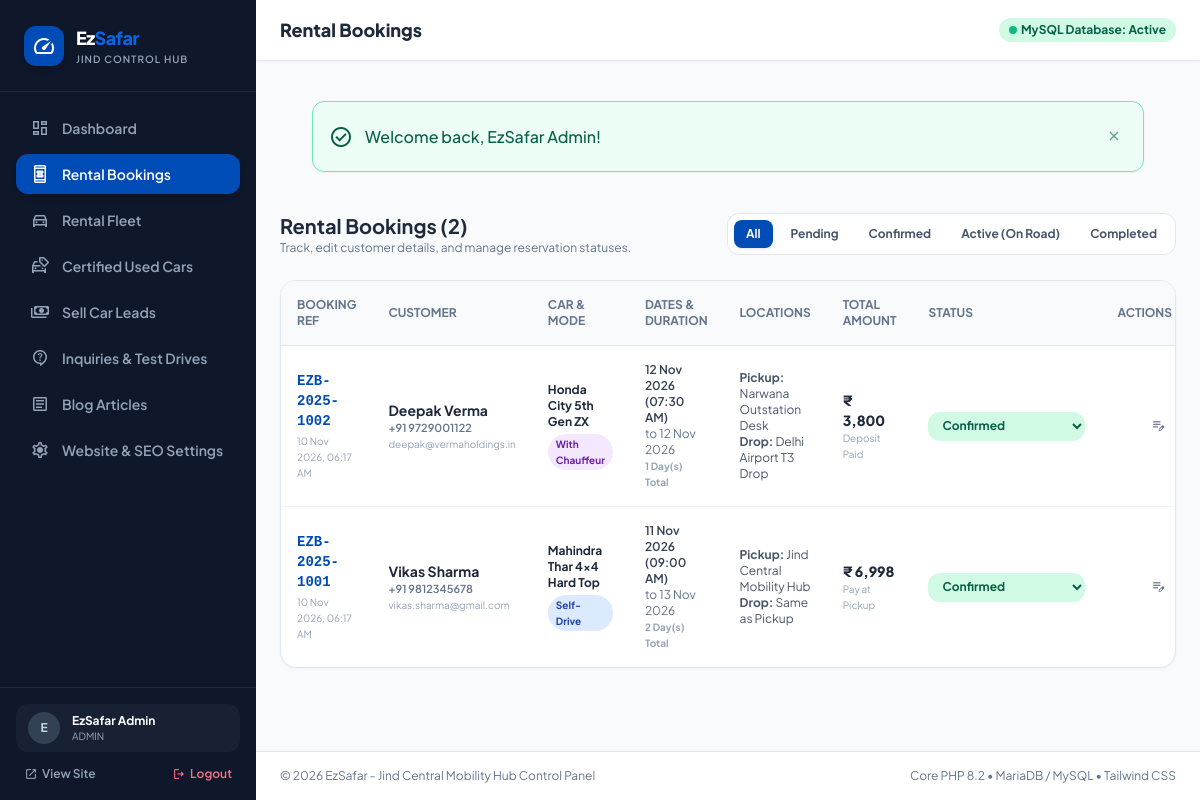
Screenshot of /admin/bookings.php (signed in) with the database file from the repository.
### tables this page shows
CREATE TABLE `rental_bookings` (
    `id` INT AUTO_INCREMENT PRIMARY KEY,
    `booking_number` VARCHAR(30) NOT NULL UNIQUE,
    `car_id` INT NOT NULL,
    `rental_type` ENUM('Self-Drive', 'With Chauffeur') DEFAULT 'Self-Drive',
    `customer_name` VARCHAR(100) NOT NULL,
    `customer_phone` VARCHAR(20) NOT NULL,
    `customer_email` VARCHAR(100) DEFAULT NULL,
    `customer_city` VARCHAR(50) DEFAULT 'Jind',
    `pickup_date` DATE NOT NULL,
    `pickup_time` TIME NOT NULL,
    `return_date` DATE NOT NULL,
    `return_time` TIME NOT NULL,
    `pickup_location` VARCHAR(100) DEFAULT 'Jind Central Mobility Hub',
    `drop_location` VARCHAR(100) DEFAULT 'Same as Pickup',
    `total_days` INT DEFAULT 1,
    `total_amount` DECIMAL(10, 2) NOT NULL,
    `special_requests` TEXT DEFAULT NULL,
    `booking_status` ENUM('Pending', 'Confirmed', 'Active', 'Completed', 'Cancelled') DEFAULT 'Pending',
    `payment_status` ENUM('Pay at Pickup', 'Deposit Paid', 'Fully Paid') DEFAULT 'Pay at Pickup',
    `created_at` TIMESTAMP DEFAULT CURRENT_TIMESTAMP,
    CONSTRAINT `fk_booking_car` FOREIGN KEY (`car_id`) REFERENCES `rental_cars`(`id`) ON DELETE CASCADE
);

CREATE TABLE `rental_cars` (
    `id` INT AUTO_INCREMENT PRIMARY KEY,
    `name` VARCHAR(150) NOT NULL,
    `category` ENUM('Hatchback', 'Sedan', 'Compact SUV', 'Luxury SUV', 'MUV / 7-Seater') NOT NULL,
    `fuel_type` ENUM('Petrol', 'Diesel', 'CNG', 'Electric') NOT NULL,
    `transmission` ENUM('Manual', 'Automatic') NOT NULL,
    `seats` INT NOT NULL DEFAULT 5,
    `price_per_day` DECIMAL(10, 2) NOT NULL,
    `price_per_hour` DECIMAL(10, 2) DEFAULT NULL,
    `security_deposit` DECIMAL(10, 2) DEFAULT 0.00,
    `free_km_per_day` INT DEFAULT 250,
    `extra_km_charge` DECIMAL(6, 2) DEFAULT 12.00,
    `image_url` VARCHAR(500) NOT NULL,
    `features` TEXT,
    `location_hub` VARCHAR(100) DEFAULT 'Jind Central Mobility Hub',
    `rating` DECIMAL(2, 1) DEFAULT 4.9,
    `trips_count` INT DEFAULT 120,
    `is_available` TINYINT(1) DEFAULT 1,
    `is_featured` TINYINT(1) DEFAULT 1,
    `created_at` TIMESTAMP DEFAULT CURRENT_TIMESTAMP
);

### admin/bookings.php (the view, shortened to what this page needs)
<?php
require_once __DIR__ . '/includes/admin-header.php';
$statusFilter = sanitize($_GET['status'] ?? '');
$sql = "SELECT b.*, c.name as car_name, c.image_url as car_image FROM rental_bookings b LEFT JOIN rental_cars c ON b.car_id = c.id";
$params = [];
$sql .= " ORDER BY b.id DESC";
$stmt = $db->prepare($sql);
$stmt->execute($params);
$bookings = $stmt->fetchAll();
?>
<div class="flex flex-col sm:flex-row sm:items-center justify-between gap-4 mb-6">
    <div>
        <h3 class="text-xl font-bold text-slate-800">Rental Bookings (<?= count($bookings) ?>)</h3>
        <p class="text-xs text-slate-500">Track, edit customer details, and manage reservation statuses.</p>
    </div>
    <div class="flex flex-wrap items-center gap-1.5 bg-white p-1.5 rounded-xl border border-slate-200">
        <a href="<?= BASE_URL ?>/admin/bookings.php" class="px-3 py-1.5 rounded-lg text-xs font-bold <?= empty($statusFilter) ? 'bg-primary text-white shadow' : 'text-slate-600 hover:bg-slate-100' ?>">All</a>
        <a href="<?= BASE_URL ?>/admin/bookings.php?status=Pending" class="px-3 py-1.5 rounded-lg text-xs font-bold <?= ($statusFilter === 'Pending') ? 'bg-primary text-white shadow' : 'text-slate-600 hover:bg-slate-100' ?>">Pending</a>
        <a href="<?= BASE_URL ?>/admin/bookings.php?status=Confirmed" class="px-3 py-1.5 rounded-lg text-xs font-bold <?= ($statusFilter === 'Confirmed') ? 'bg-primary text-white shadow' : 'text-slate-600 hover:bg-slate-100' ?>">Confirmed</a>
        <a href="<?= BASE_URL ?>/admin/bookings.php?status=Active" class="px-3 py-1.5 rounded-lg text-xs font-bold <?= ($statusFilter === 'Active') ? 'bg-primary text-white shadow' : 'text-slate-600 hover:bg-slate-100' ?>">Active (On Road)</a>
        <a href="<?= BASE_URL ?>/admin/bookings.php?status=Completed" class="px-3 py-1.5 rounded-lg text-xs font-bold <?= ($statusFilter === 'Completed') ? 'bg-primary text-white shadow' : 'text-slate-600 hover:bg-slate-100' ?>">Completed</a>
    </div>
</div>
<div class="bg-white rounded-2xl border border-slate-200 shadow-sm overflow-hidden">
    <div class="overflow-x-auto">
        <table class="w-full text-left text-xs">
            <thead class="bg-slate-50 text-slate-500 font-bold uppercase border-b border-slate-200">
                <tr>
                    <th class="p-4">Booking Ref</th>
                    <th class="p-4">Customer</th>
                    <th class="p-4">Car &amp; Mode</th>
                    <th class="p-4">Dates &amp; Duration</th>
                    <th class="p-4">Locations</th>
                    <th class="p-4">Total Amount</th>
                    <th class="p-4">Status</th>
                    <th class="p-4 text-right">Actions</th>
                </tr>
            </thead>
            <tbody class="divide-y divide-slate-100">
                <?php foreach ($bookings as $b): ?>
                    <tr class="hover:bg-slate-50/70">
                        <td class="p-4">
                            <div class="font-mono font-black text-primary text-sm"><?= $b['booking_number'] ?></div>
                            <div class="text-[10px] text-slate-400 mt-0.5"><?= date('d M Y, h:i A', strtotime($b['created_at'])) ?></div>
                        </td>
                        <td class="p-4">
                            <div class="font-bold text-slate-800 text-sm"><?= htmlspecialchars($b['customer_name']) ?></div>
                            <div class="text-[11px] text-slate-500">
                                <a href="tel:<?= htmlspecialchars($b['customer_phone']) ?>" class="hover:text-primary font-semibold"><?= htmlspecialchars($b['customer_phone']) ?></a>
                            </div>
                            <?php if (!empty($b['customer_email'])): ?>
                                <div class="text-[10px] text-slate-400"><?= htmlspecialchars($b['customer_email']) ?></div>
                            <?php endif; ?>
                        </td>
                        <td class="p-4">
                            <div class="font-bold text-slate-800"><?= htmlspecialchars($b['car_name'] ?? 'Car #' . $b['car_id']) ?></div>
                            <span class="inline-block mt-1 px-2 py-0.5 rounded-full text-[10px] font-bold <?= $b['rental_type'] === 'Self-Drive' ? 'bg-blue-100 text-blue-800' : 'bg-purple-100 text-purple-800' ?>">
                                <?= $b['rental_type'] ?>
                            </span>
                        </td>
                        <td class="p-4">
                            <div class="font-semibold text-slate-700"><?= date('d M Y', strtotime($b['pickup_date'])) ?> (<?= date('h:i A', strtotime($b['pickup_time'])) ?>)</div>
                            <div class="text-slate-500">to <?= date('d M Y', strtotime($b['return_date'])) ?></div>
                            <div class="text-[10px] text-slate-400 font-bold"><?= $b['total_days'] ?> Day(s) Total</div>
                        </td>
                        <td class="p-4 text-slate-600">
                            <div><strong>Pickup:</strong> <?= htmlspecialchars($b['pickup_location']) ?></div>
                            <div><strong>Drop:</strong> <?= htmlspecialchars($b['drop_location']) ?></div>
                        </td>
                        <td class="p-4">
                            <div class="font-black text-slate-800 text-sm"><?= format_rupee($b['total_amount']) ?></div>
                            <div class="text-[10px] text-slate-400"><?= $b['payment_status'] ?></div>
                        </td>
                        <td class="p-4">
                            <form action="" method="POST">
                                <select name="status" onchange="this.form.submit()" class="px-2.5 py-1.5 rounded-xl text-xs font-bold border-0 cursor-pointer focus:outline-none <?= $b['booking_status'] === 'Confirmed' ? 'bg-emerald-100 text-emerald-800' : ($b['booking_status'] === 'Pending' ? 'bg-amber-100 text-amber-800' : ($b['booking_status'] === 'Active' ? 'bg-blue-100 text-blue-800' : 'bg-slate-100 text-slate-700')) ?>">
                                    <option value="Confirmed" <?= ($b['booking_status'] === 'Confirmed') ? 'selected' : '' ?>>Confirmed</option>
                                </select>
                            </form>
                        </td>
                        <td class="p-4 text-right">
                            <button type="button" onclick="openEditBookingModal(<?= htmlspecialchars(json_encode($b)) ?>)" class="p-1.5 rounded-lg text-slate-500 hover:text-primary hover:bg-slate-100" title="Edit Full Booking Details">
                                <span class="material-symbols-outlined text-base">edit_note</span>
                            </button>
                        </td>
                    </tr>
                <?php endforeach; ?>
            </tbody>
        </table>
    </div>
</div>
<?php require_once __DIR__ . '/includes/admin-footer.php'; ?>

### rows the page displays
rental_bookings: booking_number "EZB-2025-1002", created_at "10 Nov 2026, 06:17 AM", customer_name "Deepak Verma", customer_phone "+91 9729001122", customer_email "deepak@vermaholdings.in", car.name "Honda City 5th Gen ZX", rental_type "With Chauffeur", pickup_date "12 Nov 2026", pickup_time "07:30 AM", return_date "12 Nov 2026", total_days "1", pickup_location "Narwana Outstation Desk", drop_location "Delhi Airport T3 Drop", total_amount "₹ 3,800", payment_status "Deposit Paid", status "Confirmed"
rental_bookings: booking_number "EZB-2025-1001", created_at "10 Nov 2026, 06:17 AM", customer_name "Vikas Sharma", customer_phone "+91 9812345678", customer_email "vikas.sharma@gmail.com", car.name "Mahindra Thar 4x4 Hard Top", rental_type "Self-Drive", pickup_date "11 Nov 2026", pickup_time "09:00 AM", return_date "13 Nov 2026", total_days "2", pickup_location "Jind Central Mobility Hub", drop_location "Same as Pickup", total_amount "₹ 6,998", payment_status "Pay at Pickup", status "Confirmed"

### other values shown
substr($_SESSION['admin_full_name'] ?? 'A', 0, 1) "E"
$_SESSION['admin_full_name'] "EzSafar Admin"
$_SESSION['admin_role'] "ADMIN"
$adminTitle "Rental Bookings"
$flash['message'] "Welcome back, EzSafar Admin!"
count($bookings) "2"
APP_NAME "EzSafar"
